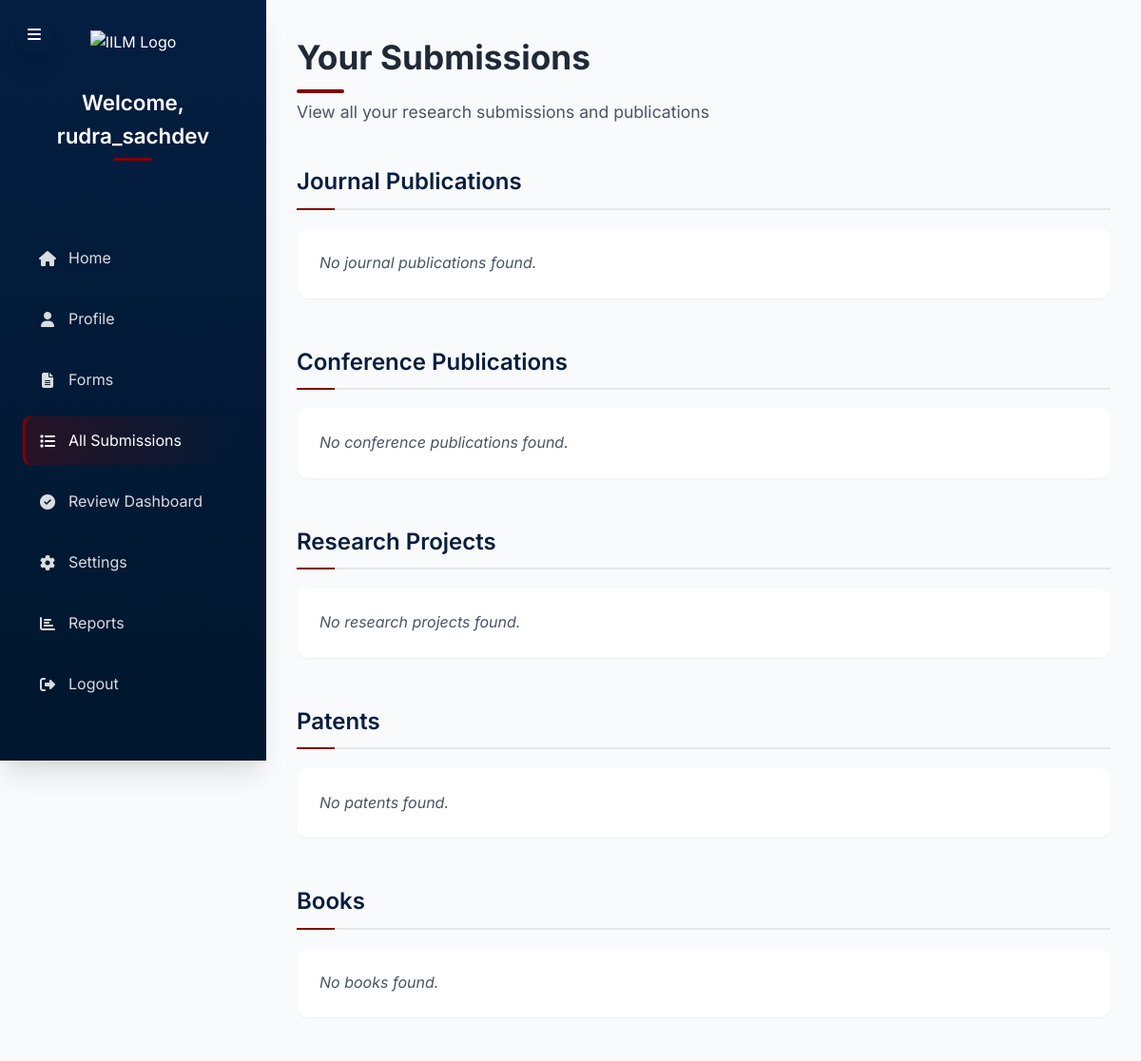
The app's page /submissions/ (signed in, upper part), older data.
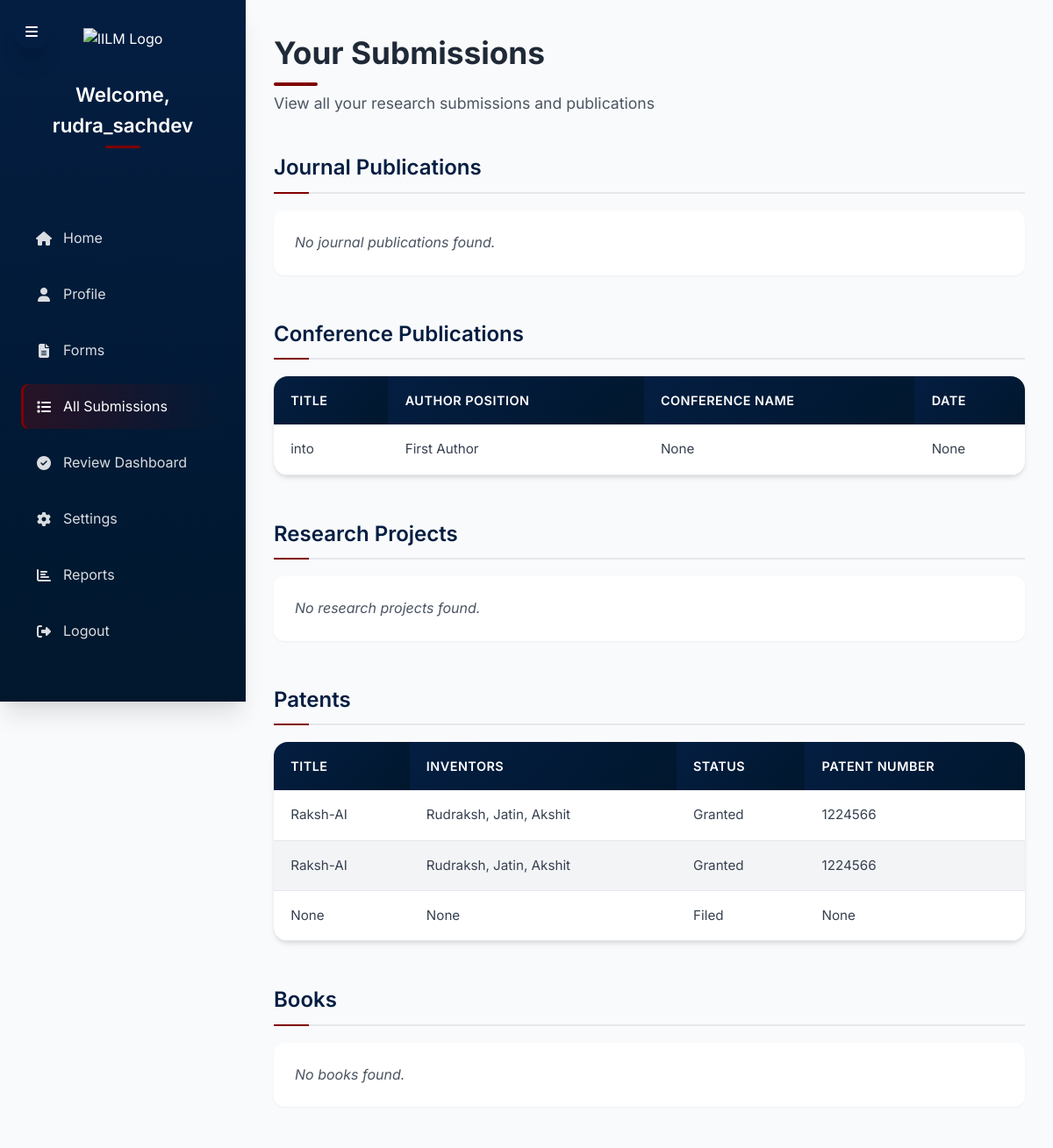
The same page, newer data.
### core/models.py (models this page shows)
class ConferencePublication(models.Model):
    user = models.ForeignKey(settings.AUTH_USER_MODEL, on_delete=models.CASCADE)
    title_of_paper = models.CharField(max_length = 255)
    Author_position_choice = [
        ('first', 'First Author'),
        ('second', 'Second Author'),
        ('third', 'Third Author'),
        ('fourth', 'Fourth Author'),
        ('fifth', 'Fifth Author'),
        ('sixth', 'Sixth Author'),
        ('corresponding', 'Corresponding Author'),
        ('other', 'Other Author')
    ]
    author_position = models.CharField(
        max_length = 20,
        choices = Author_position_choice,
        default = 'first'
    )
    corresponding_author = models.CharField(max_length = 100, blank = True, null = True)
    conference_name = models.CharField(max_length = 255, blank = True, null = True)
    organizing_body = models.CharField(max_length = 255, blank = True, null = True)
    ISBN = models.CharField(max_length = 20, blank = True, null = True)
    Type = [
        ('national', 'National'),
        ('international', 'International'),
        ('other', 'Other')
    ]
    type = models.CharField(
        max_length = 20,
        choices = Type,
        default = 'national'
    )
    Mode = [
        ('online', 'Online'),
        ('offline', 'Offline'),
        ('hybrid', 'Hybrid')
    ]
    mode = models.CharField(
        max_length = 20,
        choices = Mode,
        default = 'online'
    )
    location = models.CharField(max_length = 255, blank = True, null = True)
    date_of_conference = models.DateField(blank = True, null = True)
    DOI_or_URL = models.URLField(blank = True, null = True)
    indexed_in = models.CharField(max_length = 255, blank = True, null = True)
    Funding_acknowledgement = [
        ('yes', 'Yes'),
        ('no', 'No'),
        ('not_applicable', 'Not Applicable'),
        ('other', 'Other')
    ]
    funding_took_from_iilm = models.CharField(
        max_length = 20,
        choices = Funding_acknowledgement,
        default = 'no'
    )
    Num_of_authors_from_iilm = models.PositiveIntegerField(
        default = 0,
        help_text = "Number of authors from IILM University"
    )

class Patents(models.Model):
    user = models.ForeignKey(settings.AUTH_USER_MODEL, on_delete=models.CASCADE)
    title_of_patent = models.CharField(max_length=255, blank=True, null=True)
    investors = models.CharField(max_length=255, blank=True, null=True, help_text="Comma-separated list of investors")
    status_choices = [
        ('filed', 'Filed'),
        ('granted', 'Granted'),
        ('rejected', 'Rejected'),
        ('other', 'Other')
    ]
    status = models.CharField(
        max_length=20,
        choices=status_choices,
        default='filed'
    )
    patent_number = models.CharField(max_length=100, blank=True, null=True)
    date_of_published = models.DateField(blank=True, null=True)
    date_of_granted = models.DateField(blank=True, null=True)
    jursidiction_choices = [
        ('national', 'National'),
        ('international', 'International'),
        ('other', 'Other')
    ]
    jurisdiction = models.CharField(
        max_length=20,
        choices=jursidiction_choices,
        default='national'
    )
    type_choices = [
        ('utility', 'Utility'),
        ('design', 'Design'),
        ('plant', 'Plant'),
        ('provisional', 'Provisional'),
        ('non_provisional', 'Non-Provisional'),
        ('other', 'Other'),
    ]
    type = models.CharField(
        max_length=20,
        choices=type_choices,
        default='utility'
    )
    num_of_authors_from_iilm = models.PositiveIntegerField(
        default=0,
        help_text="Number of authors from IILM University"
    )

### core/views.py (the view)
# urls.py: path('submissions/', views.submission_list_view, name='submission_list'),  # 👈 New route for submissions
def submission_list_view(request):
    user = request.user
    if not user.is_authenticated:
        return redirect('login')
    journal_pubs = JournalPublication.objects.filter(user=user)
    conference_pubs = ConferencePublication.objects.filter(user=user)
    research_projects = ResearchProjects.objects.filter(user=user)
    patents = Patents.objects.filter(user=user)
    copyrights = CopyRights.objects.filter(user=user)
    phd_guidance = PhdGuidance.objects.filter(user=user)
    book_chapters = BookChapter.objects.filter(user=user)
    books = Book.objects.filter(user=user)
    consultancy_projects = ConsultancyProjects.objects.filter(user=user)
    editorial_roles = EditorialRoles.objects.filter(user=user)
    reviewer_roles = ReviewerRoles.objects.filter(user=user)
    awards = Awards.objects.filter(user=user)
    industry_collaborations = IndustryCollaboration.objects.filter(user=user)
    return render(request, 'submissions.html', {
        'journal_pubs': journal_pubs,
        'conference_pubs': conference_pubs,
        'research_projects': research_projects,
        'patents': patents,
        'copyrights': copyrights,
        'phd_guidance': phd_guidance,
        'book_chapters': book_chapters,
        'books': books,
        'consultancy_projects': consultancy_projects,
        'editorial_roles': editorial_roles,
        'reviewer_roles': reviewer_roles,
        'awards': awards,
        'industry_collaborations': industry_collaborations,
    })

### templates/submissions.html (shortened to what the changed rows need)
{% load static %}
<!DOCTYPE html>
<html lang="en">
<head>
    <link rel="stylesheet" href="https://cdnjs.cloudflare.com/ajax/libs/font-awesome/6.4.0/css/all.min.css">
</head>
<body>
    <div class="dashboard-container">
        <nav class="sidebar">
            <h2>Welcome, {{ user.username }}</h2>
        </nav>
        <div class="main-content">
            <header>
                <h1>Your Submissions</h1>
            </header>
            <div class="submission-section">
                <h2>Journal Publications</h2>
            </div>
            <div class="submission-section">
                <h2>Conference Publications</h2>
                {% if conference_pubs %}
                <table>
                    <thead>
                        <tr>
                            <th>Title</th>
                            <th>Author Position</th>
                            <th>Conference Name</th>
                            <th>Date</th>
                        </tr>
                    </thead>
                    <tbody>
                        {% for conf in conference_pubs %}
                        <tr>
                            <td data-label="Title">{{ conf.title_of_paper }}</td>
                            <td data-label="Author Position">{{ conf.get_author_position_display }}</td>
                            <td data-label="Conference Name">{{ conf.conference_name }}</td>
                            <td data-label="Date">{{ conf.date_of_conference }}</td>
                        </tr>
                        {% endfor %}
                    </tbody>
                </table>
                {% else %}
                <p class="no-data">No conference publications found.</p>
                {% endif %}
            </div>
            <div class="submission-section">
                <h2>Research Projects</h2>
            </div>
            <div class="submission-section">
                <h2>Patents</h2>
                {% if patents %}
                <table>
                    <thead>
                        <tr>
                            <th>Title</th>
                            <th>Inventors</th>
                            <th>Status</th>
                            <th>Patent Number</th>
                        </tr>
                    </thead>
                    <tbody>
                        {% for pt in patents %}
                        <tr>
                            <td data-label="Title">{{ pt.title_of_patent }}</td>
                            <td data-label="Inventors">{{ pt.investors }}</td>
                            <td data-label="Status">{{ pt.get_status_display }}</td>
                            <td data-label="Patent Number">{{ pt.patent_number }}</td>
                        </tr>
                        {% endfor %}
                    </tbody>
                </table>
                {% else %}
                <p class="no-data">No patents found.</p>
                {% endif %}
            </div>
            <div class="submission-section">
                <h2>Books</h2>
            </div>
        </div>
    </div>
</body>
</html>

Row changes from the older to the newer data that the page shows:
added ConferencePublication: title_of_paper "into", author_position "First Author", conference_name "None", date_of_conference "None"
added Patents: title_of_patent "Raksh-AI", investors "Rudraksh, Jatin, Akshit", status "Granted", patent_number "1224566"
added Patents: title_of_patent "Raksh-AI", investors "Rudraksh, Jatin, Akshit", status "Granted", patent_number "1224566"
added Patents: title_of_patent "None", investors "None", status "Filed", patent_number "None"
Text that changed along with them:
text no longer shown: "No conference publications found. No patents found."
text now shown: "TITLE AUTHOR POSITION CONFERENCE NAME DATE TITLE INVENTORS STATUS PATENT NUMBER"
